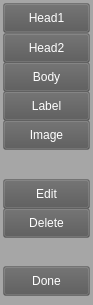
<?xml version="1.0" encoding="UTF-8"?>
<ui version="4.0">
 <class>editButtons</class>
 <widget class="QWidget" name="editButtons">
  <property name="geometry">
   <rect>
    <x>0</x>
    <y>0</y>
    <width>93</width>
    <height>305</height>
   </rect>
  </property>
  <property name="minimumSize">
   <size>
    <width>93</width>
    <height>305</height>
   </size>
  </property>
  <property name="maximumSize">
   <size>
    <width>93</width>
    <height>340</height>
   </size>
  </property>
  <property name="windowTitle">
   <string>Form</string>
  </property>
  <property name="styleSheet">
   <string notr="true">background-color: rgba(86, 86, 86, 80);
color: rgb(255, 255, 255);</string>
  </property>
  <layout class="QVBoxLayout" name="verticalLayout">
   <property name="spacing">
    <number>0</number>
   </property>
   <property name="leftMargin">
    <number>3</number>
   </property>
   <property name="topMargin">
    <number>3</number>
   </property>
   <property name="rightMargin">
    <number>3</number>
   </property>
   <property name="bottomMargin">
    <number>10</number>
   </property>
   <item>
    <widget class="QPushButton" name="head1">
     <property name="minimumSize">
      <size>
       <width>75</width>
       <height>30</height>
      </size>
     </property>
     <property name="text">
      <string>Head1</string>
     </property>
    </widget>
   </item>
   <item>
    <widget class="QPushButton" name="head2">
     <property name="minimumSize">
      <size>
       <width>75</width>
       <height>30</height>
      </size>
     </property>
     <property name="text">
      <string>Head2</string>
     </property>
    </widget>
   </item>
   <item>
    <widget class="QPushButton" name="body">
     <property name="minimumSize">
      <size>
       <width>75</width>
       <height>30</height>
      </size>
     </property>
     <property name="text">
      <string>Body</string>
     </property>
    </widget>
   </item>
   <item>
    <widget class="QPushButton" name="label">
     <property name="minimumSize">
      <size>
       <width>75</width>
       <height>30</height>
      </size>
     </property>
     <property name="text">
      <string>Label</string>
     </property>
    </widget>
   </item>
   <item>
    <widget class="QPushButton" name="image">
     <property name="minimumSize">
      <size>
       <width>75</width>
       <height>30</height>
      </size>
     </property>
     <property name="text">
      <string>Image</string>
     </property>
    </widget>
   </item>
   <item>
    <spacer name="verticalSpacer">
     <property name="orientation">
      <enum>Qt::Vertical</enum>
     </property>
     <property name="sizeType">
      <enum>QSizePolicy::Fixed</enum>
     </property>
     <property name="sizeHint" stdset="0">
      <size>
       <width>20</width>
       <height>40</height>
      </size>
     </property>
    </spacer>
   </item>
   <item>
    <widget class="QPushButton" name="edit">
     <property name="minimumSize">
      <size>
       <width>75</width>
       <height>30</height>
      </size>
     </property>
     <property name="text">
      <string>Edit</string>
     </property>
    </widget>
   </item>
   <item>
    <widget class="QPushButton" name="delete_2">
     <property name="minimumSize">
      <size>
       <width>75</width>
       <height>30</height>
      </size>
     </property>
     <property name="text">
      <string>Delete</string>
     </property>
    </widget>
   </item>
   <item>
    <spacer name="verticalSpacer_2">
     <property name="orientation">
      <enum>Qt::Vertical</enum>
     </property>
     <property name="sizeType">
      <enum>QSizePolicy::Fixed</enum>
     </property>
     <property name="sizeHint" stdset="0">
      <size>
       <width>20</width>
       <height>47</height>
      </size>
     </property>
    </spacer>
   </item>
   <item>
    <widget class="QPushButton" name="done">
     <property name="minimumSize">
      <size>
       <width>75</width>
       <height>30</height>
      </size>
     </property>
     <property name="text">
      <string>Done</string>
     </property>
    </widget>
   </item>
  </layout>
 </widget>
 <resources/>
 <connections/>
</ui>
